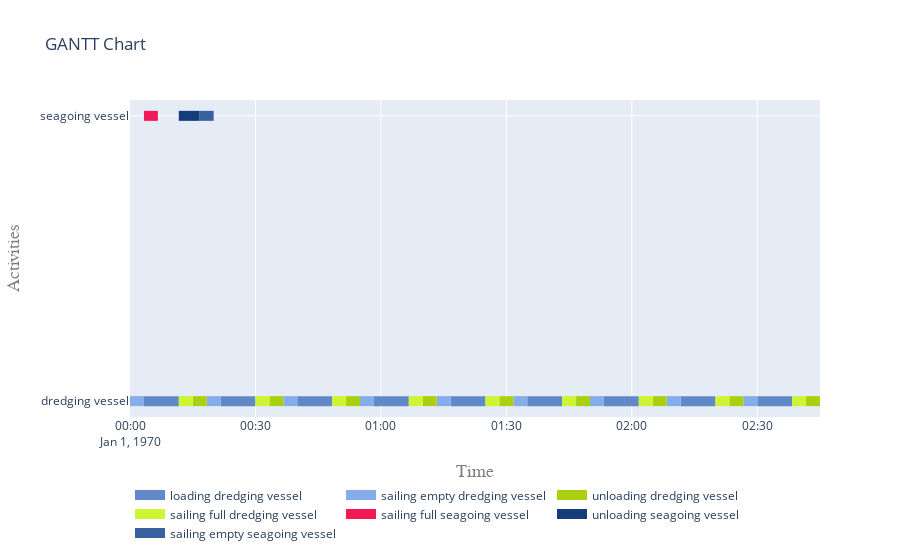

The notebook cell saved with this chart:
### Code cell
openclsim.plot.get_gantt_chart([vessel01,vessel02], id_map=[activities_dredging_vessel, activities_seagoing_vessel])

### Figure 1 — Plotly figure (JSON) as saved in the notebook; plotly's stock layout.template omitted (floating-point values rounded to 4 significant figures)
{"data": [{"connectgaps": false, "hoverinfo": "y+name", "line": {"color": "rgb(98,137,199)", "width": 10}, "mode": "lines", "name": "loading dredging vessel", "type": "scatter", "x": ["1970-01-01T00:03:20", "1970-01-01T00:03:20", "1970-01-01T00:11:40", "1970-01-01T00:11:40", "1970-01-01T00:11:40", "1970-01-01T00:21:40", "1970-01-01T00:21:40", "1970-01-01T00:30:00", "1970-01-01T00:30:00", "1970-01-01T00:30:00", "1970-01-01T00:40:00", "1970-01-01T00:40:00", "1970-01-01T00:48:20", "1970-01-01T00:48:20", "1970-01-01T00:48:20", "1970-01-01T00:58:20", "1970-01-01T00:58:20", "1970-01-01T01:06:40", "1970-01-01T01:06:40", "1970-01-01T01:06:40", "1970-01-01T01:16:40", "1970-01-01T01:16:40", "1970-01-01T01:25:00", "1970-01-01T01:25:00", "1970-01-01T01:25:00", "1970-01-01T01:35:00", "1970-01-01T01:35:00", "1970-01-01T01:43:20", "1970-01-01T01:43:20", "1970-01-01T01:43:20", "1970-01-01T01:53:20", "1970-01-01T01:53:20", "1970-01-01T02:01:40", "1970-01-01T02:01:40", "1970-01-01T02:01:40", "1970-01-01T02:11:40", "1970-01-01T02:11:40", "1970-01-01T02:20:00", "1970-01-01T02:20:00", "1970-01-01T02:20:00", "1970-01-01T02:30:00", "1970-01-01T02:30:00", "1970-01-01T02:38:20", "1970-01-01T02:38:20", "1970-01-01T02:38:20"], "y": ["dredging vessel", "dredging vessel", "dredging vessel", "dredging vessel", null, "dredging vessel", "dredging vessel", "dredging vessel", "dredging vessel", null, "dredging vessel", "dredging vessel", "dredging vessel", "dredging vessel", null, "dredging vessel", "dredging vessel", "dredging vessel", "dredging vessel", null, "dredging vessel", "dredging vessel", "dredging vessel", "dredging vessel", null, "dredging vessel", "dredging vessel", "dredging vessel", "dredging vessel", null, "dredging vessel", "dredging vessel", "dredging vessel", "dredging vessel", null, "dredging vessel", "dredging vessel", "dredging vessel", "dredging vessel", null, "dredging vessel", "dredging vessel", "dredging vessel", "dredging vessel", null]}, {"connectgaps": false, "hoverinfo": "y+name", "line": {"color": "rgb(134,173,235)", "width": 10}, "mode": "lines", "name": "sailing empty dredging vessel", "type": "scatter", "x": ["1970-01-01T00:00:00", "1970-01-01T00:00:00", "1970-01-01T00:03:20", "1970-01-01T00:03:20", "1970-01-01T00:03:20", "1970-01-01T00:18:20", "1970-01-01T00:18:20", "1970-01-01T00:21:40", "1970-01-01T00:21:40", "1970-01-01T00:21:40", "1970-01-01T00:36:40", "1970-01-01T00:36:40", "1970-01-01T00:40:00", "1970-01-01T00:40:00", "1970-01-01T00:40:00", "1970-01-01T00:55:00", "1970-01-01T00:55:00", "1970-01-01T00:58:20", "1970-01-01T00:58:20", "1970-01-01T00:58:20", "1970-01-01T01:13:20", "1970-01-01T01:13:20", "1970-01-01T01:16:40", "1970-01-01T01:16:40", "1970-01-01T01:16:40", "1970-01-01T01:31:40", "1970-01-01T01:31:40", "1970-01-01T01:35:00", "1970-01-01T01:35:00", "1970-01-01T01:35:00", "1970-01-01T01:50:00", "1970-01-01T01:50:00", "1970-01-01T01:53:20", "1970-01-01T01:53:20", "1970-01-01T01:53:20", "1970-01-01T02:08:20", "1970-01-01T02:08:20", "1970-01-01T02:11:40", "1970-01-01T02:11:40", "1970-01-01T02:11:40", "1970-01-01T02:26:40", "1970-01-01T02:26:40", "1970-01-01T02:30:00", "1970-01-01T02:30:00", "1970-01-01T02:30:00"], "y": ["dredging vessel", "dredging vessel", "dredging vessel", "dredging vessel", null, "dredging vessel", "dredging vessel", "dredging vessel", "dredging vessel", null, "dredging vessel", "dredging vessel", "dredging vessel", "dredging vessel", null, "dredging vessel", "dredging vessel", "dredging vessel", "dredging vessel", null, "dredging vessel", "dredging vessel", "dredging vessel", "dredging vessel", null, "dredging vessel", "dredging vessel", "dredging vessel", "dredging vessel", null, "dredging vessel", "dredging vessel", "dredging vessel", "dredging vessel", null, "dredging vessel", "dredging vessel", "dredging vessel", "dredging vessel", null, "dredging vessel", "dredging vessel", "dredging vessel", "dredging vessel", null]}, {"connectgaps": false, "hoverinfo": "y+name", "line": {"color": "rgb(170,209,15)", "width": 10}, "mode": "lines", "name": "unloading dredging vessel", "type": "scatter", "x": ["1970-01-01T00:15:00", "1970-01-01T00:15:00", "1970-01-01T00:18:20", "1970-01-01T00:18:20", "1970-01-01T00:18:20", "1970-01-01T00:33:20", "1970-01-01T00:33:20", "1970-01-01T00:36:40", "1970-01-01T00:36:40", "1970-01-01T00:36:40", "1970-01-01T00:51:40", "1970-01-01T00:51:40", "1970-01-01T00:55:00", "1970-01-01T00:55:00", "1970-01-01T00:55:00", "1970-01-01T01:10:00", "1970-01-01T01:10:00", "1970-01-01T01:13:20", "1970-01-01T01:13:20", "1970-01-01T01:13:20", "1970-01-01T01:28:20", "1970-01-01T01:28:20", "1970-01-01T01:31:40", "1970-01-01T01:31:40", "1970-01-01T01:31:40", "1970-01-01T01:46:40", "1970-01-01T01:46:40", "1970-01-01T01:50:00", "1970-01-01T01:50:00", "1970-01-01T01:50:00", "1970-01-01T02:05:00", "1970-01-01T02:05:00", "1970-01-01T02:08:20", "1970-01-01T02:08:20", "1970-01-01T02:08:20", "1970-01-01T02:23:20", "1970-01-01T02:23:20", "1970-01-01T02:26:40", "1970-01-01T02:26:40", "1970-01-01T02:26:40", "1970-01-01T02:41:40", "1970-01-01T02:41:40", "1970-01-01T02:45:00", "1970-01-01T02:45:00", "1970-01-01T02:45:00"], "y": ["dredging vessel", "dredging vessel", "dredging vessel", "dredging vessel", null, "dredging vessel", "dredging vessel", "dredging vessel", "dredging vessel", null, "dredging vessel", "dredging vessel", "dredging vessel", "dredging vessel", null, "dredging vessel", "dredging vessel", "dredging vessel", "dredging vessel", null, "dredging vessel", "dredging vessel", "dredging vessel", "dredging vessel", null, "dredging vessel", "dredging vessel", "dredging vessel", "dredging vessel", null, "dredging vessel", "dredging vessel", "dredging vessel", "dredging vessel", null, "dredging vessel", "dredging vessel", "dredging vessel", "dredging vessel", null, "dredging vessel", "dredging vessel", "dredging vessel", "dredging vessel", null]}, {"connectgaps": false, "hoverinfo": "y+name", "line": {"color": "rgb(206,245,51)", "width": 10}, "mode": "lines", "name": "sailing full dredging vessel", "type": "scatter", "x": ["1970-01-01T00:11:40", "1970-01-01T00:11:40", "1970-01-01T00:15:00", "1970-01-01T00:15:00", "1970-01-01T00:15:00", "1970-01-01T00:30:00", "1970-01-01T00:30:00", "1970-01-01T00:33:20", "1970-01-01T00:33:20", "1970-01-01T00:33:20", "1970-01-01T00:48:20", "1970-01-01T00:48:20", "1970-01-01T00:51:40", "1970-01-01T00:51:40", "1970-01-01T00:51:40", "1970-01-01T01:06:40", "1970-01-01T01:06:40", "1970-01-01T01:10:00", "1970-01-01T01:10:00", "1970-01-01T01:10:00", "1970-01-01T01:25:00", "1970-01-01T01:25:00", "1970-01-01T01:28:20", "1970-01-01T01:28:20", "1970-01-01T01:28:20", "1970-01-01T01:43:20", "1970-01-01T01:43:20", "1970-01-01T01:46:40", "1970-01-01T01:46:40", "1970-01-01T01:46:40", "1970-01-01T02:01:40", "1970-01-01T02:01:40", "1970-01-01T02:05:00", "1970-01-01T02:05:00", "1970-01-01T02:05:00", "1970-01-01T02:20:00", "1970-01-01T02:20:00", "1970-01-01T02:23:20", "1970-01-01T02:23:20", "1970-01-01T02:23:20", "1970-01-01T02:38:20", "1970-01-01T02:38:20", "1970-01-01T02:41:40", "1970-01-01T02:41:40", "1970-01-01T02:41:40"], "y": ["dredging vessel", "dredging vessel", "dredging vessel", "dredging vessel", null, "dredging vessel", "dredging vessel", "dredging vessel", "dredging vessel", null, "dredging vessel", "dredging vessel", "dredging vessel", "dredging vessel", null, "dredging vessel", "dredging vessel", "dredging vessel", "dredging vessel", null, "dredging vessel", "dredging vessel", "dredging vessel", "dredging vessel", null, "dredging vessel", "dredging vessel", "dredging vessel", "dredging vessel", null, "dredging vessel", "dredging vessel", "dredging vessel", "dredging vessel", null, "dredging vessel", "dredging vessel", "dredging vessel", "dredging vessel", null, "dredging vessel", "dredging vessel", "dredging vessel", "dredging vessel", null]}, {"connectgaps": false, "hoverinfo": "y+name", "line": {"color": "rgb(242,25,87)", "width": 10}, "mode": "lines", "name": "sailing full seagoing vessel", "type": "scatter", "x": ["1970-01-01T00:03:20", "1970-01-01T00:03:20", "1970-01-01T00:06:40", "1970-01-01T00:06:40", "1970-01-01T00:06:40"], "y": ["seagoing vessel", "seagoing vessel", "seagoing vessel", "seagoing vessel", null]}, {"connectgaps": false, "hoverinfo": "y+name", "line": {"color": "rgb(22,61,123)", "width": 10}, "mode": "lines", "name": "unloading seagoing vessel", "type": "scatter", "x": ["1970-01-01T00:11:40", "1970-01-01T00:11:40", "1970-01-01T00:16:40", "1970-01-01T00:16:40", "1970-01-01T00:16:40"], "y": ["seagoing vessel", "seagoing vessel", "seagoing vessel", "seagoing vessel", null]}, {"connectgaps": false, "hoverinfo": "y+name", "line": {"color": "rgb(58,97,159)", "width": 10}, "mode": "lines", "name": "sailing empty seagoing vessel", "type": "scatter", "x": ["1970-01-01T00:16:40", "1970-01-01T00:16:40", "1970-01-01T00:20:00", "1970-01-01T00:20:00", "1970-01-01T00:20:00"], "y": ["seagoing vessel", "seagoing vessel", "seagoing vessel", "seagoing vessel", null]}], "layout": {"hovermode": "closest", "legend": {"orientation": "h", "x": 0, "y": -0.2}, "title": {"text": "GANTT Chart"}, "xaxis": {"range": ["1970-01-01T00:00:00", "1970-01-01T02:45:00"], "title": {"font": {"color": "#7f7f7f", "family": "Courier New, monospace", "size": 18}, "text": "Time"}}, "yaxis": {"title": {"font": {"color": "#7f7f7f", "family": "Courier New, monospace", "size": 18}, "text": "Activities"}}}}
